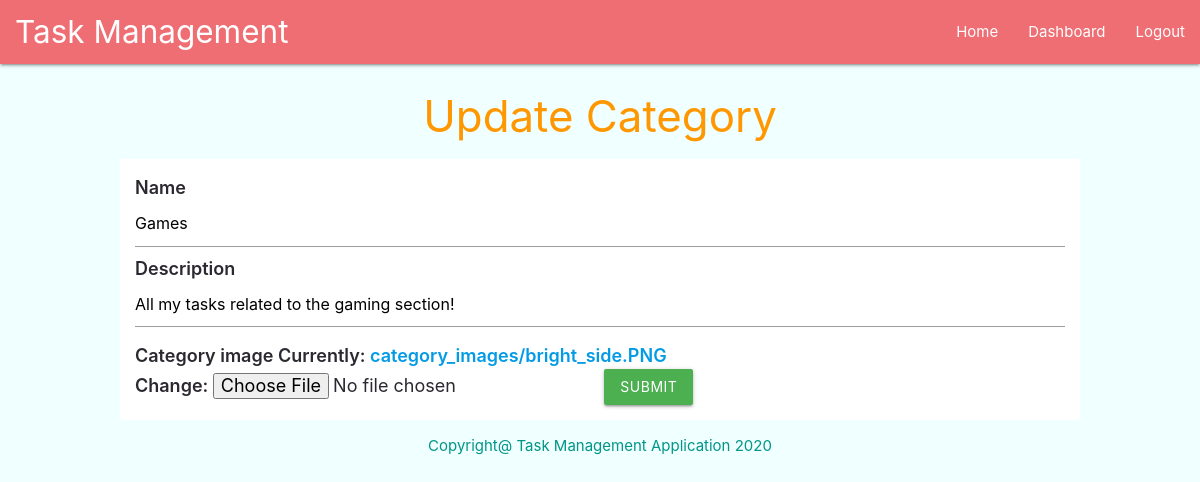
Screenshot of /accounts/update_category/2 (signed in) with the database file from the repository.
### tasks/models.py (models this page shows, shortened)
class Category(models.Model):
  name = models.CharField(max_length=200)
  description = models.TextField()
  category_image = models.ImageField(upload_to='category_images')
  created_at = models.DateTimeField(auto_now=True)
  created_by = models.ForeignKey(AUTH_USER_MODEL, on_delete=models.CASCADE)
  class Meta:
    verbose_name_plural = "Categories"

### tasks/views.py (the view, shortened to what this page needs)
# urls.py: path('update_category/<int:pk>', UpdateCategory.as_view(), name='update_category'),
class UpdateCategory(LoginRequiredMixin, UpdateView):
  model = Category
  fields = ['name', 'description', 'category_image']
  context_object_name = 'category'
  template_name = 'tasks/update_category.html'
  success_message = "Category was successfully updated!"
  def get_object(self, queryset=None):
    obj = super(UpdateCategory, self).get_object(queryset)
    if obj.created_by != self.request.user:
      raise Http404('You do not have permissions to perform this action!')
    return obj

### templates/tasks/update_category.html (shortened to what this page needs)
{% extends 'base.html' %}
{% load widget_tweaks %}
{% block content %}
<h3 class="orange-text center">
    Update Category
</h3>
<form action="" method="post" class="form-container" enctype="multipart/form-data">
    {{ form.name.label }}
    {{ form.name }}
    {{ form.description.label }}
    {{ form.description|add_class:"materialize-textarea" }}
    {{ form.category_image.label }}
    {{ form.category_image|add_class:"validate" }}
<input type="submit" value="Submit" class="button btn green">
</form>
{% endblock %}

### static/css/main.css (style rules this page uses)
body { background-color: azure; }
.form-container { width: 80%; margin: 1rem auto; font-weight: 600; font-size: 1.2rem; color: #2c2830; background-color: #FFF; padding: 1rem; }

### rows the page displays
Category: name "Games", description "All my tasks related to the gaming section!"
